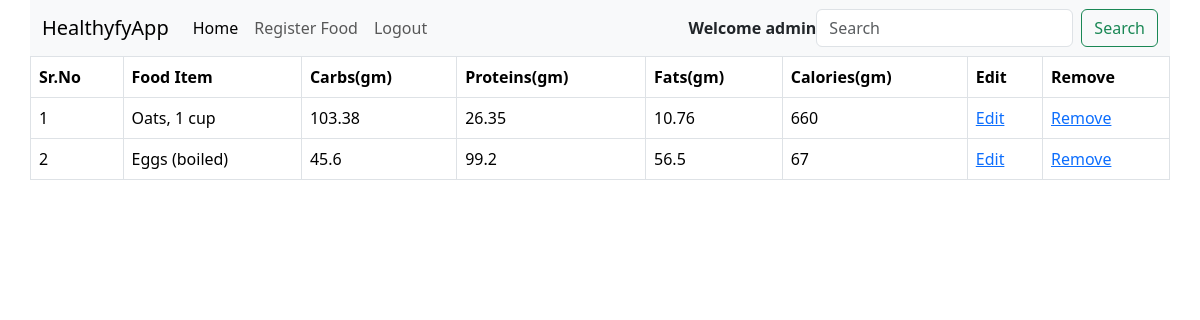
The app's page /FoodList/ (signed in) with its own data.
### app/models.py (models this page shows, shortened)
class Food(models.Model):
    name = models.CharField(max_length=100)
    carbs = models.FloatField()
    protein = models.FloatField()
    fats = models.FloatField()
    calories = models.IntegerField()

### app/views.py (the view)
# urls.py: path("FoodList/", FoodList.as_view(), name="FoodList"),
class FoodList(ListView):
    model = Food

### app/templates/app/food_list.html (shortened to what this page needs)
{% extends 'base.html' %}
{% block body %}
<div class="container">
    <div class="row">
        {%  if user.is_superuser %}
        <table class="table table-bordered">
            <tr>
             <th>Sr.No</th>
             <th>Food Item</th>
             <th>Carbs(gm)</th>
             <th>Proteins(gm)</th>
             <th>Fats(gm)</th>
             <th>Calories(gm)</th>
             <th>Edit</th>
             <th>Remove</th>
            </tr>
            {% for x in object_list %}
            <tr>
                <td>{{forloop.counter}}</td>
                <td>{{x.name}}</td>
                <td>{{x.carbs}}</td>
                <td>{{x.protein}}</td>
                <td>{{x.fats}}</td>
                <td>{{x.calories}}</td>
                <td><a href="/FoodUpdate/{{x.pk}}">Edit</a></td>
                <td><a href="/FoodRemove/{{x.pk}}">Remove</a></td>
            </tr>
            {% endfor %}
        </table>
        {% endif %}
    </div>
    </div>
{% endblock %}

### app/templates/base.html (shortened to what this page needs)
<!doctype html>
<html lang="en">
  <head>
    <link rel="stylesheet" href="https://cdn.jsdelivr.net/npm/bootstrap-icons@1.11.3/font/bootstrap-icons.min.css">
    <link href="https://cdn.jsdelivr.net/npm/bootstrap@5.3.3/dist/css/bootstrap.min.css" rel="stylesheet">
  </head>
  <body>
   <div class="container">
    <div class="row">
        <nav class="navbar navbar-expand-lg bg-body-tertiary">
            <div class="container-fluid">
              <a class="navbar-brand" href="/">HealthyfyApp</a>
              <div class="collapse navbar-collapse" id="navbarSupportedContent">
                <ul class="navbar-nav me-auto mb-2 mb-lg-0">
                  {% if user.is_authenticated %}
                  <li class="nav-item">
                    <a class="nav-link active" aria-current="page" href="/FoodList">Home</a>
                  </li>
                  {% if user.is_superuser %}
                  <li class="nav-item">
                    <a class="nav-link" href="/FoodRegister">Register Food</a>
                  </li>
                  {% else %}
                  <li class="nav-item">
                    <a class="nav-link" href="/FoodRegister">Register Food</a>
                  </li>
                  {% endif %}
                  <li class="nav-item">
                    <a class="nav-link" href="/userlogout">Logout</a>
                  </li>
                  {% endif %}
                  </ul>
                  {% if user.is_authenticated %}
                  <strong>Welcome {{user}} </strong>
                  {% else %}
                  <strong>Welcome Guest </strong>
                  {% endif %}
                <form class="d-flex" role="search">
                  <input class="form-control me-2" type="search" placeholder="Search" aria-label="Search">
                  <button class="btn btn-outline-success" type="submit">Search</button>
                </form>
              </div>
            </div>
          </nav>
    </div>
   </div>
    {% block body %}
    {% endblock %}
  </body>
</html>

### records on screen
Food: name "Oats, 1 cup", carbs "103.38", protein "26.35", fats "10.76", calories "660"
Food: name "Eggs (boiled)", carbs "45.6", protein "99.2", fats "56.5", calories "67"

### other values on screen
{{ user }} "admin"
